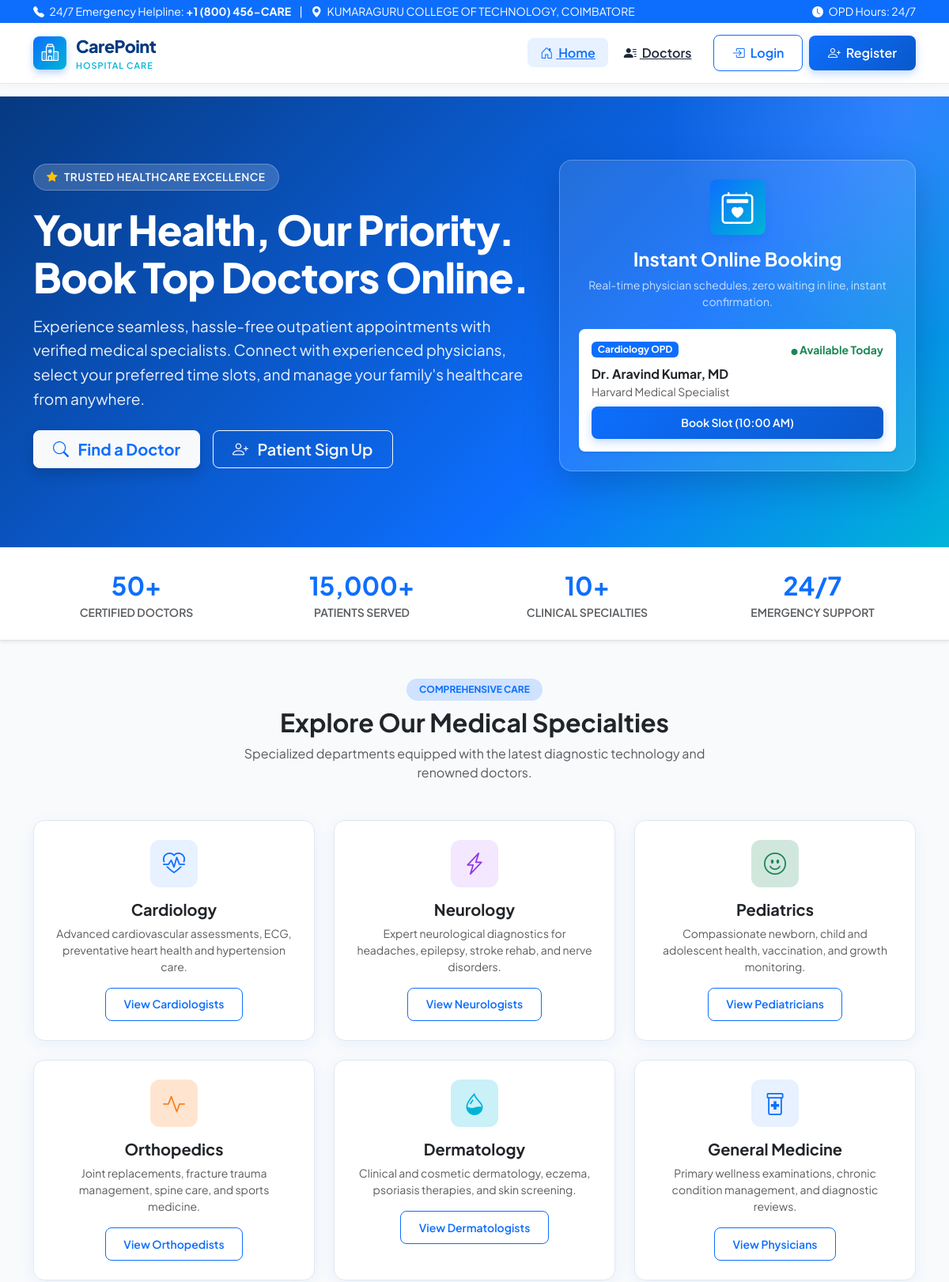
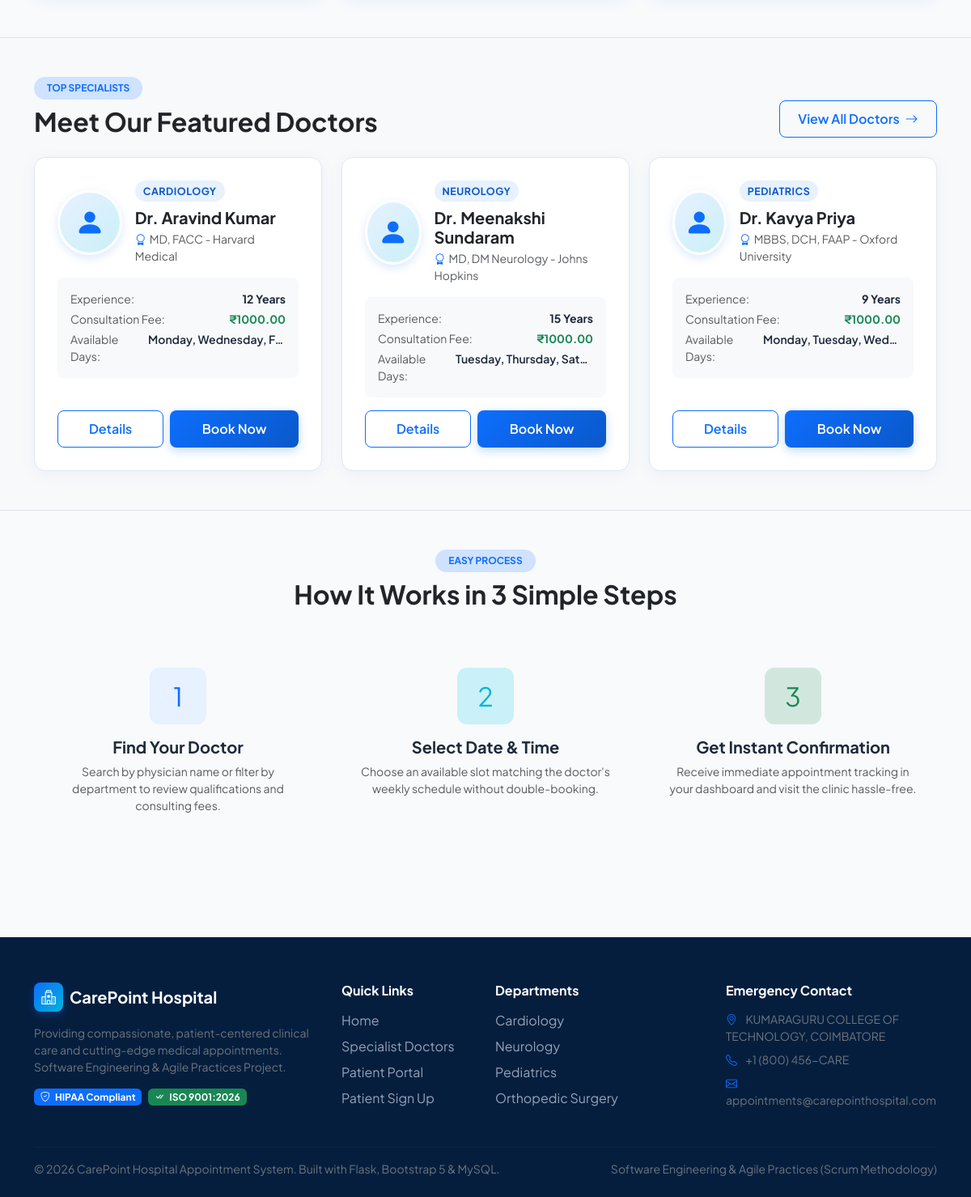
The page / on the database its author committed (2 pictures, top to bottom).
### tables this page shows
CREATE TABLE doctors (
            doctor_id INTEGER PRIMARY KEY AUTOINCREMENT,
            name TEXT NOT NULL,
            email TEXT NOT NULL UNIQUE,
            password TEXT NOT NULL,
            specialization TEXT NOT NULL,
            qualification TEXT NOT NULL,
            experience INTEGER NOT NULL,
            consultation_fee REAL NOT NULL,
            available_days TEXT NOT NULL,
            created_at TIMESTAMP DEFAULT CURRENT_TIMESTAMP
        );

### app.py (the view)
@app.route('/')
def index():
    featured_doctors = Database.query(
        "SELECT doctor_id, name, specialization, qualification, experience, consultation_fee, available_days "
        "FROM doctors ORDER BY doctor_id ASC LIMIT 3"
    )
    return render_template('index.html', featured_doctors=featured_doctors)

### templates/index.html (shortened to what this page needs)
{% extends 'base.html' %}
{% block content %}
<section class="hero-section">
    <div class="container position-relative">
        <div class="row align-items-center">
            <div class="col-lg-7">
                <span class="hero-badge">
                    <i class="bi bi-star-fill text-warning"></i> Trusted Healthcare Excellence
                </span>
                <h1 class="hero-title mb-3">
                    Your Health, Our Priority. Book Top Doctors Online.
                </h1>
                <p class="hero-subtitle mb-4">
                    Experience seamless, hassle-free outpatient appointments with verified medical specialists. Connect with experienced physicians, select your preferred time slots, and manage your family's healthcare from anywhere.
                </p>
                <div class="d-flex flex-wrap gap-3">
                    <a href="{{ url_for('doctors') }}" class="btn btn-light btn-lg fw-bold text-primary px-4 shadow">
                        <i class="bi bi-search me-2"></i> Find a Doctor
                    </a>
                    {% if not session.get('user_id') %}
                    <a href="{{ url_for('register') }}" class="btn btn-outline-light btn-lg fw-semibold px-4">
                        <i class="bi bi-person-plus me-2"></i> Patient Sign Up
                    </a>
                    {% else %}
                    <a href="{{ url_for('patient_dashboard') if session.get('role') == 'patient' else url_for('doctor_dashboard') if session.get('role') == 'doctor' else url_for('admin_dashboard') }}" class="btn btn-outline-light btn-lg fw-semibold px-4">
                        <i class="bi bi-speedometer2 me-2"></i> Go to Dashboard
                    </a>
                    {% endif %}
                </div>
            </div>
            <div class="col-lg-5 d-none d-lg-block text-center">
                <div class="p-4 bg-white bg-opacity-10 rounded-4 border border-white border-opacity-25 backdrop-blur shadow-lg">
                    <div class="brand-icon-box mx-auto mb-3" style="width: 70px; height: 70px; font-size: 2.5rem;">
                        <i class="bi bi-calendar2-heart"></i>
                    </div>
                    <h4 class="text-white fw-bold mb-2">Instant Online Booking</h4>
                    <p class="text-white text-opacity-75 small mb-4">
                        Real-time physician schedules, zero waiting in line, instant confirmation.
                    </p>
                    <div class="bg-white rounded-3 p-3 text-start shadow-sm text-dark">
                        <div class="d-flex align-items-center justify-content-between mb-2">
                            <span class="badge bg-primary">Cardiology OPD</span>
                            <span class="text-success small fw-bold"><i class="bi bi-circle-fill" style="font-size: 8px;"></i> Available Today</span>
                        </div>
                        <div class="fw-bold fs-6">Dr. Aravind Kumar, MD</div>
                        <div class="text-muted small mb-2">Harvard Medical Specialist</div>
                        <a href="{{ url_for('book_appointment', doctor_id=1) }}" class="btn btn-sm btn-primary-custom w-100">
                            Book Slot (10:00 AM)
                        </a>
                    </div>
                </div>
            </div>
        </div>
    </div>
</section>
<section class="py-4 bg-white border-bottom shadow-sm">
    <div class="container">
        <div class="row g-4 text-center">
            <div class="col-6 col-md-3">
                <div class="fw-bolder fs-2 text-primary">50+</div>
                <div class="text-muted small fw-semibold text-uppercase">Certified Doctors</div>
            </div>
            <div class="col-6 col-md-3">
                <div class="fw-bolder fs-2 text-primary">15,000+</div>
                <div class="text-muted small fw-semibold text-uppercase">Patients Served</div>
            </div>
            <div class="col-6 col-md-3">
                <div class="fw-bolder fs-2 text-primary">10+</div>
                <div class="text-muted small fw-semibold text-uppercase">Clinical Specialties</div>
            </div>
            <div class="col-6 col-md-3">
                <div class="fw-bolder fs-2 text-primary">24/7</div>
                <div class="text-muted small fw-semibold text-uppercase">Emergency Support</div>
            </div>
        </div>
    </div>
</section>
<section class="py-5">
    <div class="container">
        <div class="text-center mb-5">
            <span class="badge bg-primary-subtle text-primary fw-bold text-uppercase px-3 py-2 rounded-pill">Comprehensive Care</span>
            <h2 class="fw-bold mt-2 text-dark">Explore Our Medical Specialties</h2>
            <p class="text-muted mx-auto" style="max-width: 600px;">
                Specialized departments equipped with the latest diagnostic technology and renowned doctors.
            </p>
        </div>
        <div class="row g-4">
            <div class="col-md-4 col-sm-6">
                <div class="hospital-card p-4 h-100 text-center">
                    <div class="stat-icon blue mx-auto mb-3">
                        <i class="bi bi-heart-pulse"></i>
                    </div>
                    <h5 class="fw-bold text-dark mb-2">Cardiology</h5>
                    <p class="text-muted small mb-3">Advanced cardiovascular assessments, ECG, preventative heart health and hypertension care.</p>
                    <a href="{{ url_for('doctors', specialty='Cardiology') }}" class="btn btn-sm btn-outline-custom">View Cardiologists</a>
                </div>
            </div>
            <div class="col-md-4 col-sm-6">
                <div class="hospital-card p-4 h-100 text-center">
                    <div class="stat-icon purple mx-auto mb-3">
                        <i class="bi bi-lightning-charge"></i>
                    </div>
                    <h5 class="fw-bold text-dark mb-2">Neurology</h5>
                    <p class="text-muted small mb-3">Expert neurological diagnostics for headaches, epilepsy, stroke rehab, and nerve disorders.</p>
                    <a href="{{ url_for('doctors', specialty='Neurology') }}" class="btn btn-sm btn-outline-custom">View Neurologists</a>
                </div>
            </div>
            <div class="col-md-4 col-sm-6">
                <div class="hospital-card p-4 h-100 text-center">
                    <div class="stat-icon green mx-auto mb-3">
                        <i class="bi bi-emoji-smile"></i>
                    </div>
                    <h5 class="fw-bold text-dark mb-2">Pediatrics</h5>
                    <p class="text-muted small mb-3">Compassionate newborn, child and adolescent health, vaccination, and growth monitoring.</p>
                    <a href="{{ url_for('doctors', specialty='Pediatrics') }}" class="btn btn-sm btn-outline-custom">View Pediatricians</a>
                </div>
            </div>
            <div class="col-md-4 col-sm-6">
                <div class="hospital-card p-4 h-100 text-center">
                    <div class="stat-icon orange mx-auto mb-3">
                        <i class="bi bi-activity"></i>
                    </div>
                    <h5 class="fw-bold text-dark mb-2">Orthopedics</h5>
                    <p class="text-muted small mb-3">Joint replacements, fracture trauma management, spine care, and sports medicine.</p>
                    <a href="{{ url_for('doctors', specialty='Orthopedics') }}" class="btn btn-sm btn-outline-custom">View Orthopedists</a>
                </div>
            </div>
            <div class="col-md-4 col-sm-6">
                <div class="hospital-card p-4 h-100 text-center">
                    <div class="stat-icon cyan mx-auto mb-3">
                        <i class="bi bi-droplet-half"></i>
                    </div>
                    <h5 class="fw-bold text-dark mb-2">Dermatology</h5>
                    <p class="text-muted small mb-3">Clinical and cosmetic dermatology, eczema, psoriasis therapies, and skin screening.</p>
                    <a href="{{ url_for('doctors', specialty='Dermatology') }}" class="btn btn-sm btn-outline-custom">View Dermatologists</a>
                </div>
            </div>
            <div class="col-md-4 col-sm-6">
                <div class="hospital-card p-4 h-100 text-center">
                    <div class="stat-icon blue mx-auto mb-3">
                        <i class="bi bi-prescription2"></i>
                    </div>
                    <h5 class="fw-bold text-dark mb-2">General Medicine</h5>
                    <p class="text-muted small mb-3">Primary wellness examinations, chronic condition management, and diagnostic reviews.</p>
                    <a href="{{ url_for('doctors', specialty='General Medicine') }}" class="btn btn-sm btn-outline-custom">View Physicians</a>
                </div>
            </div>
        </div>
    </div>
</section>
<section class="py-5 bg-light border-top border-bottom">
    <div class="container">
        <div class="d-flex justify-content-between align-items-end mb-4">
            <div>
                <span class="badge bg-primary-subtle text-primary fw-bold text-uppercase px-3 py-2 rounded-pill">Top Specialists</span>
                <h2 class="fw-bold mt-2 text-dark mb-0">Meet Our Featured Doctors</h2>
            </div>
            <a href="{{ url_for('doctors') }}" class="btn btn-outline-custom">
                View All Doctors <i class="bi bi-arrow-right ms-1"></i>
            </a>
        </div>
        <div class="row g-4">
            {% for doctor in featured_doctors %}
            <div class="col-lg-4 col-md-6">
                <div class="doctor-card">
                    <div class="d-flex align-items-center gap-3 mb-3">
                        <div class="doctor-avatar-box mb-0">
                            <i class="bi bi-person-fill"></i>
                        </div>
                        <div>
                            <span class="specialty-badge">{{ doctor.specialization }}</span>
                            <h5 class="fw-bold mb-1 text-dark">{{ doctor.name }}</h5>
                            <div class="text-muted small"><i class="bi bi-award me-1 text-primary"></i>{{ doctor.qualification }}</div>
                        </div>
                    </div>
                    <div class="p-3 bg-light rounded-3 mb-3 small">
                        <div class="d-flex justify-content-between mb-1">
                            <span class="text-muted">Experience:</span>
                            <span class="fw-bold">{{ doctor.experience }} Years</span>
                        </div>
                        <div class="d-flex justify-content-between mb-1">
                            <span class="text-muted">Consultation Fee:</span>
                            <span class="fw-bold text-success">₹{{ "%.2f"|format(doctor.consultation_fee) }}</span>
                        </div>
                        <div class="d-flex justify-content-between">
                            <span class="text-muted">Available Days:</span>
                            <span class="fw-semibold text-truncate ms-2" style="max-width: 170px;">{{ doctor.available_days }}</span>
                        </div>
                    </div>
                    <div class="mt-auto d-flex gap-2">
                        <a href="{{ url_for('doctor_details', doctor_id=doctor.doctor_id) }}" class="btn btn-outline-custom flex-grow-1">
                            Details
                        </a>
                        <a href="{{ url_for('book_appointment', doctor_id=doctor.doctor_id) }}" class="btn btn-primary-custom flex-grow-1">
                            Book Now
                        </a>
                    </div>
                </div>
            </div>
            {% endfor %}
        </div>
    </div>
</section>
<section class="py-5">
    <div class="container">
        <div class="text-center mb-5">
            <span class="badge bg-primary-subtle text-primary fw-bold text-uppercase px-3 py-2 rounded-pill">Easy Process</span>
            <h2 class="fw-bold mt-2 text-dark">How It Works in 3 Simple Steps</h2>
        </div>
        <div class="row g-4 text-center">
            <div class="col-md-4">
                <div class="p-4">
                    <div class="stat-icon blue mx-auto mb-3" style="width: 70px; height: 70px; font-size: 2rem;">
                        1
                    </div>
                    <h5 class="fw-bold mb-2">Find Your Doctor</h5>
                    <p class="text-muted small">Search by physician name or filter by department to review qualifications and consulting fees.</p>
                </div>
            </div>
            <div class="col-md-4">
                <div class="p-4">
                    <div class="stat-icon cyan mx-auto mb-3" style="width: 70px; height: 70px; font-size: 2rem;">
                        2
                    </div>
                    <h5 class="fw-bold mb-2">Select Date & Time</h5>
                    <p class="text-muted small">Choose an available slot matching the doctor's weekly schedule without double-booking.</p>
                </div>
            </div>
            <div class="col-md-4">
                <div class="p-4">
                    <div class="stat-icon green mx-auto mb-3" style="width: 70px; height: 70px; font-size: 2rem;">
                        3
                    </div>
                    <h5 class="fw-bold mb-2">Get Instant Confirmation</h5>
                    <p class="text-muted small">Receive immediate appointment tracking in your dashboard and visit the clinic hassle-free.</p>
                </div>
            </div>
        </div>
    </div>
</section>
{% endblock %}

### rows shown on the page
doctors: specialization "CARDIOLOGY", name "Dr. Aravind Kumar", qualification "MD, FACC - Harvard Medical", experience "12", consultation_fee "1000.00", available_days "Monday, Wednesday, F…"
doctors: specialization "NEUROLOGY", name "Dr. Meenakshi Sundaram", qualification "MD, DM Neurology - Johns Hopkins", experience "15", consultation_fee "1000.00", available_days "Tuesday, Thursday, Sat…"
doctors: specialization "PEDIATRICS", name "Dr. Kavya Priya", qualification "MBBS, DCH, FAAP - Oxford University", experience "9", consultation_fee "1000.00", available_days "Monday, Tuesday, Wed…"
